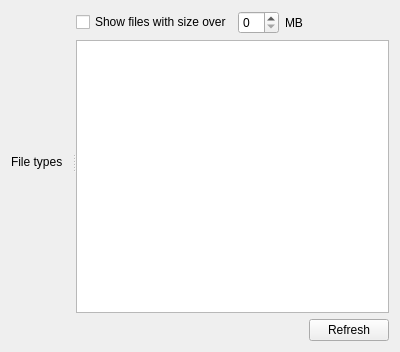
<?xml version="1.0" encoding="UTF-8"?>
<ui version="4.0">
 <class>FileMapDialog</class>
 <widget class="QWidget" name="FileMapDialog">
  <property name="geometry">
   <rect>
    <x>0</x>
    <y>0</y>
    <width>400</width>
    <height>352</height>
   </rect>
  </property>
  <property name="windowTitle">
   <string>File map</string>
  </property>
  <layout class="QVBoxLayout" name="verticalLayout_3">
   <item>
    <widget class="QSplitter" name="splitter">
     <property name="sizePolicy">
      <sizepolicy hsizetype="Expanding" vsizetype="MinimumExpanding">
       <horstretch>0</horstretch>
       <verstretch>0</verstretch>
      </sizepolicy>
     </property>
     <property name="orientation">
      <enum>Qt::Horizontal</enum>
     </property>
     <widget class="QWidget" name="layoutWidget">
      <layout class="QVBoxLayout" name="fileTypeReportLayout">
       <item>
        <widget class="QLabel" name="label">
         <property name="text">
          <string>File types</string>
         </property>
        </widget>
       </item>
      </layout>
     </widget>
     <widget class="QWidget" name="layoutWidget">
      <layout class="QVBoxLayout" name="verticalLayout_2">
       <item>
        <layout class="QHBoxLayout" name="horizontalLayout">
         <item>
          <widget class="QCheckBox" name="checkBox">
           <property name="text">
            <string>Show files with size over</string>
           </property>
          </widget>
         </item>
         <item>
          <widget class="QSpinBox" name="spinBox"/>
         </item>
         <item>
          <widget class="QLabel" name="label_2">
           <property name="text">
            <string>MB</string>
           </property>
          </widget>
         </item>
         <item>
          <spacer name="horizontalSpacer">
           <property name="orientation">
            <enum>Qt::Horizontal</enum>
           </property>
           <property name="sizeHint" stdset="0">
            <size>
             <width>40</width>
             <height>20</height>
            </size>
           </property>
          </spacer>
         </item>
        </layout>
       </item>
       <item>
        <widget class="QColumnView" name="columnView_2"/>
       </item>
      </layout>
     </widget>
    </widget>
   </item>
   <item>
    <layout class="QHBoxLayout" name="horizontalLayout_2">
     <item>
      <spacer name="horizontalSpacer_2">
       <property name="orientation">
        <enum>Qt::Horizontal</enum>
       </property>
       <property name="sizeHint" stdset="0">
        <size>
         <width>40</width>
         <height>20</height>
        </size>
       </property>
      </spacer>
     </item>
     <item>
      <widget class="QPushButton" name="refreshButton">
       <property name="text">
        <string>Refresh</string>
       </property>
      </widget>
     </item>
    </layout>
   </item>
  </layout>
 </widget>
 <resources/>
 <connections/>
</ui>
